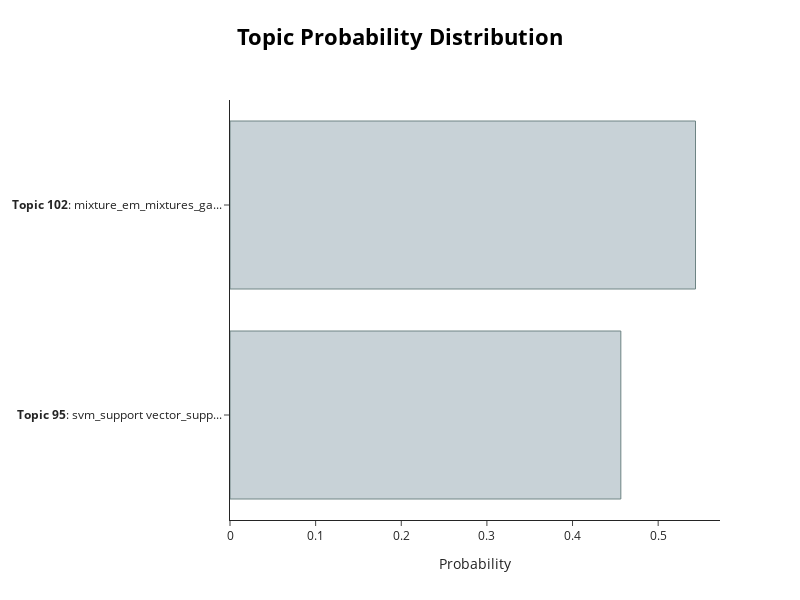

Here is the notebook cell this chart was saved with:
### Code cell
topic_model.visualize_distribution(topic_distr[abstract_id])

### Figure 1 — Plotly figure (JSON) as saved in the notebook; plotly's stock layout.template omitted (floating-point values rounded to 4 significant figures)
{"data": [{"marker": {"color": "#C8D2D7", "line": {"color": "#6E8484", "width": 1}}, "orientation": "h", "type": "bar", "x": [0.4564, 0.5436], "y": ["<b>Topic 95</b>: svm_support vector_supp...", "<b>Topic 102</b>: mixture_em_mixtures_ga..."]}], "layout": {"height": 600, "hoverlabel": {"bgcolor": "white", "font": {"family": "Rockwell", "size": 16}}, "title": {"font": {"color": "Black", "size": 22}, "text": "<b>Topic Probability Distribution</b>", "x": 0.5, "xanchor": "center", "y": 0.95, "yanchor": "top"}, "width": 800, "xaxis": {"title": {"text": "Probability"}}}}
